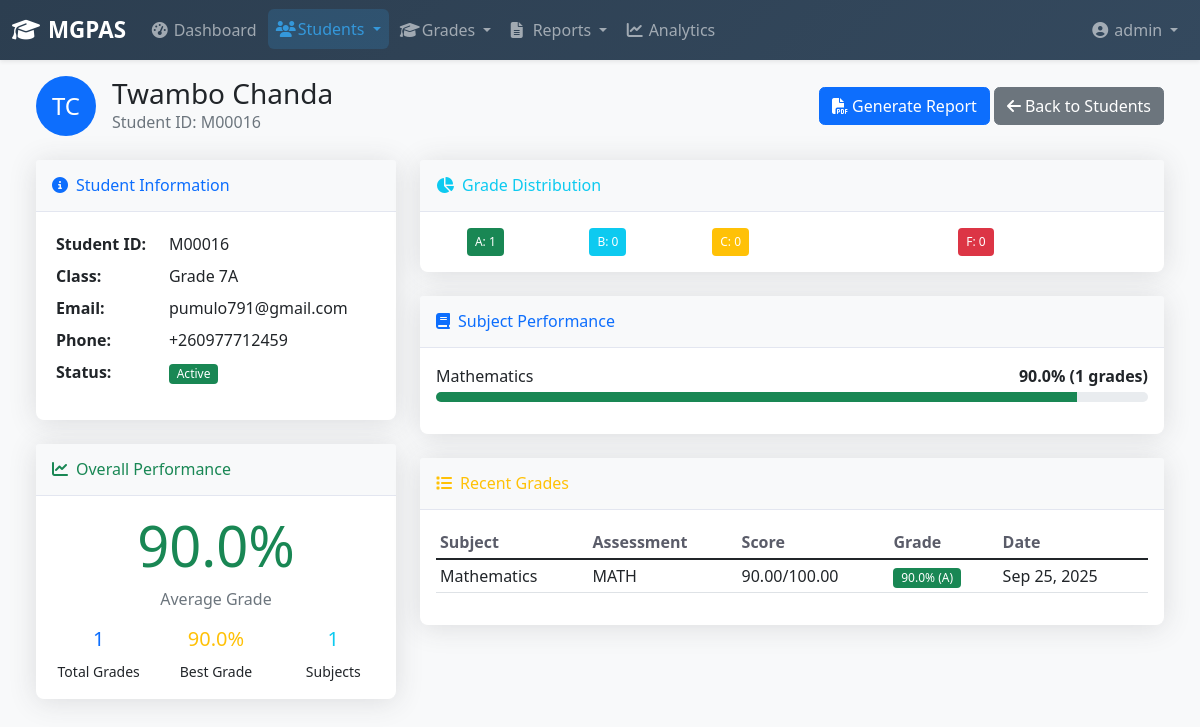
The app's page /grading/students/58/ (signed in), older data.
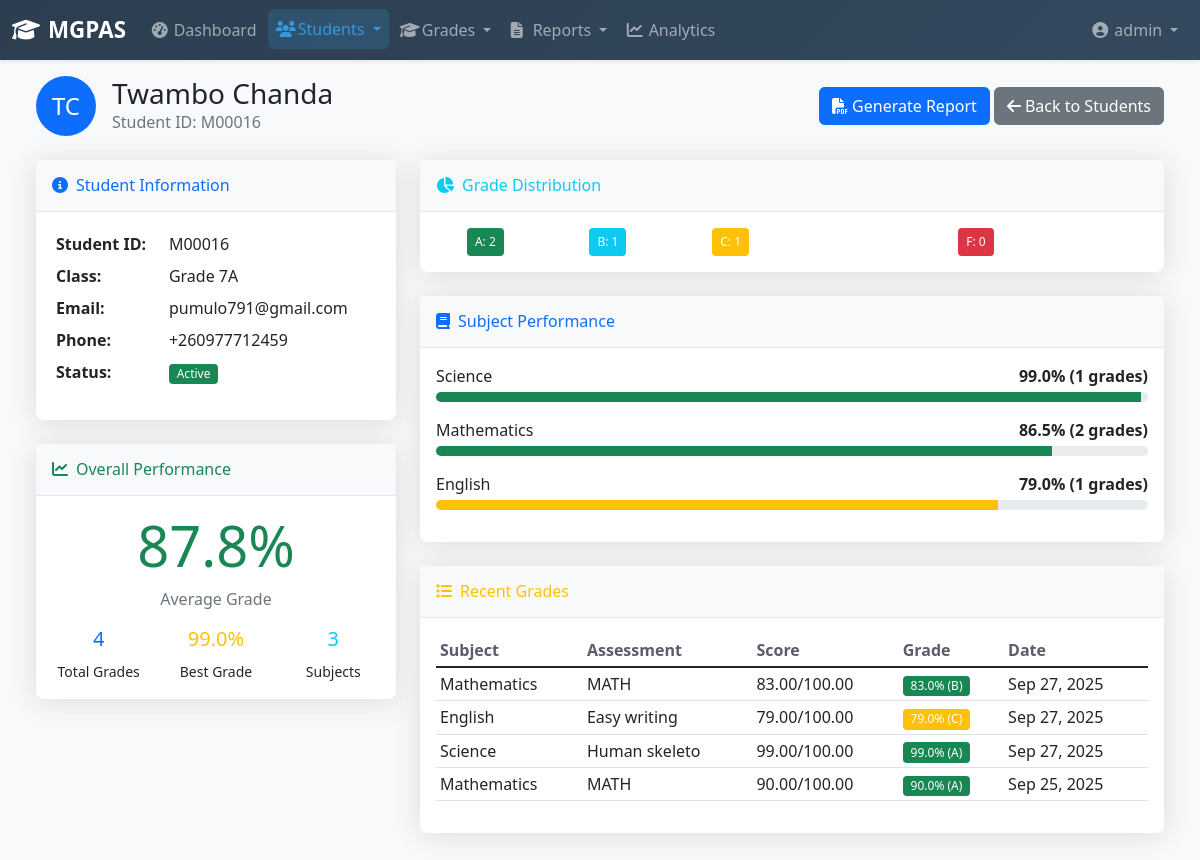
The same page, newer data.
### grading/models.py (models this page shows, shortened)
class Subject(models.Model):
    name = models.CharField(max_length=100)
    code = models.CharField(max_length=10, unique=True)
    description = models.TextField(blank=True)

class Grade(models.Model):
    class Term(models.TextChoices):
        TERM1 = 'TERM1', _('Term 1')
        TERM2 = 'TERM2', _('Term 2')
        TERM3 = 'TERM3', _('Term 3')
    class AssessmentType(models.TextChoices):
        EXAM = 'EXAM', _('Exam')
        TEST = 'TEST', _('Test')
        QUIZ = 'QUIZ', _('Quiz')
        ASSIGNMENT = 'ASSIGNMENT', _('Assignment')
    student = models.ForeignKey(Student, on_delete=models.CASCADE)
    subject = models.ForeignKey(Subject, on_delete=models.CASCADE)
    assessment_name = models.CharField(max_length=100)
    assessment_type = models.CharField(max_length=20, choices=AssessmentType.choices)
    score = models.DecimalField(max_digits=5, decimal_places=2)
    max_score = models.DecimalField(max_digits=5, decimal_places=2, default=100)
    percentage = models.DecimalField(max_digits=5, decimal_places=2, editable=False)
    term = models.CharField(max_length=10, choices=Term.choices)
    date = models.DateField()
    comments = models.TextField(blank=True)
    created_by = models.ForeignKey(User, on_delete=models.SET_NULL, null=True)
    created_at = models.DateTimeField(auto_now_add=True)
    updated_at = models.DateTimeField(auto_now=True)
    def get_grade_letter(self):
        if self.percentage >= 90: return 'A'
        elif self.percentage >= 80: return 'B'
        elif self.percentage >= 70: return 'C'
        elif self.percentage >= 60: return 'D'
        else: return 'F'
    class Meta:
        ordering = ['-date', 'student']

### grading/views.py (the view)
# urls.py: path('students/<int:pk>/', views.StudentDetailView.as_view(), name='student_detail'),
class StudentDetailView(LoginRequiredMixin, DetailView):
    model = Student
    template_name = 'grading/student_detail.html'
    context_object_name = 'student'
    def get_context_data(self, **kwargs):
        context = super().get_context_data(**kwargs)
        student = self.get_object()
        grades = Grade.objects.filter(student=student).select_related('subject')
        context['grades'] = grades
        if grades.exists():
            grade_stats = grades.aggregate(
                avg_grade=Avg('percentage'),
                total_grades=Count('id'),
                best_grade=Max('percentage'),
                worst_grade=Min('percentage')
            )
            context.update(grade_stats)
            subject_performance = grades.values('subject__name').annotate(
                avg_score=Avg('percentage'),
                count=Count('id')
            ).order_by('-avg_score')
            context['subject_performance'] = subject_performance
            grade_distribution = {
                'A': grades.filter(percentage__gte=90).count(),
                'B': grades.filter(percentage__gte=80, percentage__lt=90).count(),
                'C': grades.filter(percentage__gte=70, percentage__lt=80).count(),
                'D': grades.filter(percentage__gte=60, percentage__lt=70).count(),
                'F': grades.filter(percentage__lt=60).count(),
            }
            context['grade_distribution'] = grade_distribution
        return context

### templates/grading/student_detail.html (shortened to what the changed rows need)
{% extends 'base.html' %}
{% load static %}
{% block content %}
<div class="container-fluid">
    <div class="d-sm-flex align-items-center justify-content-between mb-4">
        <div class="d-flex align-items-center">
            <div>
                <h1 class="h3 mb-0 text-gray-800">{{ student.first_name }} {{ student.last_name }}</h1>
            </div>
        </div>
    </div>
    <div class="row">
        <div class="col-lg-4 mb-4">
            {% if avg_grade %}
            <div class="card shadow performance-card mt-4">
                <div class="card-header py-3">
                    <h6 class="m-0 font-weight-bold text-success">
                        <i class="fas fa-chart-line me-2"></i>Overall Performance
                    </h6>
                </div>
                <div class="card-body text-center">
                    <h2 class="display-4 text-success">{{ avg_grade|floatformat:1 }}%</h2>
                    <p class="text-muted">Average Grade</p>
                    <div class="row text-center">
                        <div class="col-4">
                            <h5 class="text-primary">{{ total_grades }}</h5>
                            <small>Total Grades</small>
                        </div>
                        <div class="col-4">
                            <h5 class="text-warning">{{ best_grade|floatformat:1 }}%</h5>
                            <small>Best Grade</small>
                        </div>
                        <div class="col-4">
                            <h5 class="text-info">{{ subject_performance|length }}</h5>
                            <small>Subjects</small>
                        </div>
                    </div>
                </div>
            </div>
            {% endif %}
        </div>
        <div class="col-lg-8 mb-4">
            {% if grades %}
            <div class="card shadow performance-card mb-4">
                <div class="card-header py-3">
                    <h6 class="m-0 font-weight-bold text-info">
                        <i class="fas fa-chart-pie me-2"></i>Grade Distribution
                    </h6>
                </div>
                <div class="card-body">
                    <div class="row text-center">
                        <div class="col-2">
                            <span class="badge grade-badge bg-success p-2">A: {{ grade_distribution.A }}</span>
                        </div>
                        <div class="col-2">
                            <span class="badge grade-badge bg-info p-2">B: {{ grade_distribution.B }}</span>
                        </div>
                        <div class="col-2">
                            <span class="badge grade-badge bg-warning p-2">C: {{ grade_distribution.C }}</span>
                        </div>
                        <div class="col-2">
                            <span class="badge grade-badge bg-orange p-2">D: {{ grade_distribution.D }}</span>
                        </div>
                        <div class="col-2">
                            <span class="badge grade-badge bg-danger p-2">F: {{ grade_distribution.F }}</span>
                        </div>
                    </div>
                </div>
            </div>
            <div class="card shadow performance-card mb-4">
                <div class="card-header py-3">
                    <h6 class="m-0 font-weight-bold text-primary">
                        <i class="fas fa-book me-2"></i>Subject Performance
                    </h6>
                </div>
                <div class="card-body">
                    {% for subject in subject_performance %}
                    <div class="mb-3">
                        <div class="d-flex justify-content-between mb-1">
                            <span>{{ subject.subject__name }}</span>
                            <span class="fw-bold">{{ subject.avg_score|floatformat:1 }}% ({{ subject.count }} grades)</span>
                        </div>
                        <div class="progress subject-progress">
                            <div class="progress-bar bg-{% if subject.avg_score >= 80 %}success{% elif subject.avg_score >= 60 %}warning{% else %}danger{% endif %}"
                                 style="width: {{ subject.avg_score }}%"></div>
                        </div>
                    </div>
                    {% endfor %}
                </div>
            </div>
            <div class="card shadow performance-card">
                <div class="card-header py-3">
                    <h6 class="m-0 font-weight-bold text-warning">
                        <i class="fas fa-list me-2"></i>Recent Grades
                    </h6>
                </div>
                <div class="card-body">
                    <div class="table-responsive">
                        <table class="table table-sm">
                            <thead>
                                <tr>
                                    <th>Subject</th>
                                    <th>Assessment</th>
                                    <th>Score</th>
                                    <th>Grade</th>
                                    <th>Date</th>
                                </tr>
                            </thead>
                            <tbody>
                                {% for grade in grades|slice:":10" %}
                                <tr>
                                    <td>{{ grade.subject.name }}</td>
                                    <td>{{ grade.assessment_name }}</td>
                                    <td>{{ grade.score }}/{{ grade.max_score }}</td>
                                    <td>
                                        <span class="badge bg-{% if grade.percentage >= 80 %}success{% elif grade.percentage >= 60 %}warning{% else %}danger{% endif %}">
                                            {{ grade.percentage|floatformat:1 }}% ({{ grade.get_grade_letter }})
                                        </span>
                                    </td>
                                    <td>{{ grade.date|date:"M d, Y" }}</td>
                                </tr>
                                {% endfor %}
                            </tbody>
                        </table>
                    </div>
                </div>
            </div>
            {% endif %}
        </div>
    </div>
</div>
{% endblock %}

Row changes from the older to the newer data that the page shows:
now on this page (row unchanged): Subject: subject__name "Science", avg_score "99.0", count "1", {{ subject.avg_score }} 99 (drawn)
computed for Subject "Mathematics": avg_score "90.0" → "86.5"; count "1" → "2"; {{ subject.avg_score }} 90 → 86.5 (drawn)
now on this page (row unchanged): Subject: subject__name "English", avg_score "79.0", count "1", {{ subject.avg_score }} 79 (drawn)
added Grade: subject.name "Mathematics", assessment_name "MATH", score "83.00", max_score "100.00", percentage "83.0", get_grade_letter "B", date "Sep 27, 2025"
added Grade: subject.name "English", assessment_name "Easy writing", score "79.00", max_score "100.00", percentage "79.0", get_grade_letter "C", date "Sep 27, 2025"
added Grade: subject.name "Science", assessment_name "Human skeleto", score "99.00", max_score "100.00", percentage "99.0", get_grade_letter "A", date "Sep 27, 2025"
Text that changed along with them:
{{ avg_grade|floatformat:1 }}: "90.0" → "87.8"
{{ total_grades }}: "1" → "4"
{{ best_grade|floatformat:1 }}: "90.0" → "99.0"
{{ subject_performance|length }}: "1" → "3"
{{ grade_distribution.A }}: "1" → "2"
{{ grade_distribution.B }}: "0" → "1"
{{ grade_distribution.C }}: "0" → "1"
